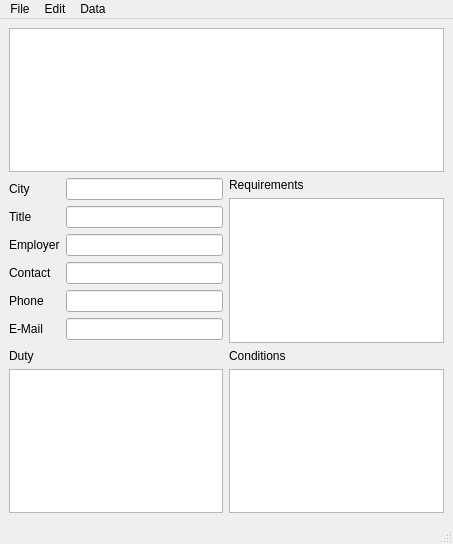
<ui version="4.0" >
 <author></author>
 <comment></comment>
 <exportmacro></exportmacro>
 <class>MainWindow</class>
 <widget class="QMainWindow" name="MainWindow" >
  <property name="geometry" >
   <rect>
    <x>0</x>
    <y>0</y>
    <width>453</width>
    <height>544</height>
   </rect>
  </property>
  <property name="windowTitle" >
   <string>MainWindow</string>
  </property>
  <widget class="QWidget" name="centralwidget" >
   <layout class="QGridLayout" >
    <property name="margin" >
     <number>9</number>
    </property>
    <property name="spacing" >
     <number>6</number>
    </property>
    <item row="2" column="1" >
     <layout class="QVBoxLayout" >
      <property name="margin" >
       <number>0</number>
      </property>
      <property name="spacing" >
       <number>6</number>
      </property>
      <item>
       <widget class="QLabel" name="Label_Conditions" >
        <property name="text" >
         <string>Conditions</string>
        </property>
       </widget>
      </item>
      <item>
       <widget class="QTextBrowser" name="TextBrowser_Conditions" />
      </item>
     </layout>
    </item>
    <item row="2" column="0" >
     <layout class="QVBoxLayout" >
      <property name="margin" >
       <number>0</number>
      </property>
      <property name="spacing" >
       <number>6</number>
      </property>
      <item>
       <widget class="QLabel" name="Label_Duty" >
        <property name="text" >
         <string>Duty</string>
        </property>
       </widget>
      </item>
      <item>
       <widget class="QTextBrowser" name="TextBrowser_Duty" />
      </item>
     </layout>
    </item>
    <item row="0" column="0" colspan="2" >
     <widget class="QTableView" name="TableView_Main" />
    </item>
    <item row="1" column="0" >
     <layout class="QGridLayout" >
      <property name="margin" >
       <number>0</number>
      </property>
      <property name="spacing" >
       <number>6</number>
      </property>
      <item row="4" column="0" >
       <widget class="QLabel" name="Label_Phone" >
        <property name="text" >
         <string>Phone</string>
        </property>
       </widget>
      </item>
      <item row="4" column="1" >
       <widget class="QLineEdit" name="lineEdit_5" />
      </item>
      <item row="3" column="1" >
       <widget class="QLineEdit" name="lineEdit_4" />
      </item>
      <item row="0" column="1" >
       <widget class="QLineEdit" name="LineEdit_City" />
      </item>
      <item row="2" column="1" >
       <widget class="QLineEdit" name="LineEdit_Experience" />
      </item>
      <item row="0" column="0" >
       <widget class="QLabel" name="Label_City" >
        <property name="text" >
         <string>City</string>
        </property>
       </widget>
      </item>
      <item row="1" column="0" >
       <widget class="QLabel" name="Label_Education" >
        <property name="text" >
         <string>Title</string>
        </property>
       </widget>
      </item>
      <item row="2" column="0" >
       <widget class="QLabel" name="Label_Experience" >
        <property name="text" >
         <string>Employer</string>
        </property>
       </widget>
      </item>
      <item row="5" column="0" >
       <widget class="QLabel" name="label_6" >
        <property name="text" >
         <string>E-Mail</string>
        </property>
       </widget>
      </item>
      <item row="1" column="1" >
       <widget class="QLineEdit" name="LineEdit_Education" />
      </item>
      <item row="3" column="0" >
       <widget class="QLabel" name="Label_Contact" >
        <property name="text" >
         <string>Contact</string>
        </property>
       </widget>
      </item>
      <item row="5" column="1" >
       <widget class="QLineEdit" name="lineEdit_6" />
      </item>
     </layout>
    </item>
    <item row="1" column="1" >
     <layout class="QVBoxLayout" >
      <property name="margin" >
       <number>0</number>
      </property>
      <property name="spacing" >
       <number>6</number>
      </property>
      <item>
       <widget class="QLabel" name="Label_Requirements" >
        <property name="text" >
         <string>Requirements</string>
        </property>
       </widget>
      </item>
      <item>
       <widget class="QTextBrowser" name="TextBrowser_Requirement" />
      </item>
     </layout>
    </item>
   </layout>
  </widget>
  <widget class="QMenuBar" name="menubar" >
   <property name="geometry" >
    <rect>
     <x>0</x>
     <y>0</y>
     <width>453</width>
     <height>29</height>
    </rect>
   </property>
   <widget class="QMenu" name="menuEdit" >
    <property name="title" >
     <string>Edit</string>
    </property>
   </widget>
   <widget class="QMenu" name="menuData" >
    <property name="title" >
     <string>Data</string>
    </property>
    <addaction name="actionFilter" />
    <addaction name="actionSort" />
   </widget>
   <widget class="QMenu" name="menuFile" >
    <property name="title" >
     <string>File</string>
    </property>
    <addaction name="actionImport_from_HTML" />
    <addaction name="actionExport_to_HTML" />
    <addaction name="separator" />
    <addaction name="actionImport_from_XML" />
    <addaction name="actionBackup_ti_XML" />
    <addaction name="separator" />
    <addaction name="actionBackup_DB" />
    <addaction name="actionRestore_DB" />
    <addaction name="separator" />
    <addaction name="actionExit" />
   </widget>
   <addaction name="menuFile" />
   <addaction name="menuEdit" />
   <addaction name="menuData" />
  </widget>
  <widget class="QStatusBar" name="statusbar" />
  <action name="actionImport_from_HTML" >
   <property name="text" >
    <string>Import from HTML</string>
   </property>
  </action>
  <action name="actionExport_to_HTML" >
   <property name="text" >
    <string>Export to HTML</string>
   </property>
  </action>
  <action name="actionImport_from_XML" >
   <property name="text" >
    <string>Backup to XML</string>
   </property>
  </action>
  <action name="actionBackup_ti_XML" >
   <property name="text" >
    <string>Restore from XML</string>
   </property>
  </action>
  <action name="actionBackup_DB" >
   <property name="text" >
    <string>Backup DB</string>
   </property>
  </action>
  <action name="actionRestore_DB" >
   <property name="text" >
    <string>Restore DB</string>
   </property>
  </action>
  <action name="actionExit" >
   <property name="text" >
    <string>Exit</string>
   </property>
  </action>
  <action name="actionFilter" >
   <property name="text" >
    <string>Filter</string>
   </property>
  </action>
  <action name="actionSort" >
   <property name="text" >
    <string>Sort</string>
   </property>
  </action>
 </widget>
 <pixmapfunction></pixmapfunction>
 <resources/>
 <connections>
  <connection>
   <sender>TableView_Main</sender>
   <signal>activated(QModelIndex)</signal>
   <receiver>MainWindow</receiver>
   <slot>close()</slot>
   <hints>
    <hint type="sourcelabel" >
     <x>226</x>
     <y>101</y>
    </hint>
    <hint type="destinationlabel" >
     <x>226</x>
     <y>271</y>
    </hint>
   </hints>
  </connection>
 </connections>
</ui>
